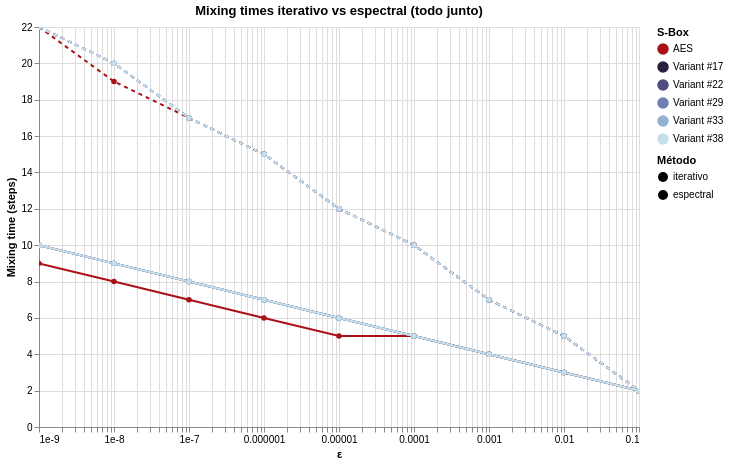

Notebook code for this chart:
### Code cell
chart_spec = compare_mixing_times_spectrals_altair(
    specs,
    epsilons=[10**(-i) for i in range(1,10)],
    max_steps=10000,
    log_scale=True,
)
chart_spec

### Figure 1 — Vega-Lite specification as saved in the notebook (floating-point values rounded to 4 significant figures)
{"config": {"view": {"continuousWidth": 300, "continuousHeight": 300}}, "data": {"name": "data-84c4c33911f1de7519d982d3e25fa9a6"}, "mark": {"type": "line", "point": true}, "encoding": {"color": {"field": "S-Box", "legend": {"title": "S-Box"}, "scale": {"domain": ["AES", "Variant #17", "Variant #22", "Variant #29", "Variant #33", "Variant #38"], "range": ["#aa1016", "#2b1f3e", "#504c7f", "#707fb1", "#95b1d2", "#c7dfeb"]}, "type": "nominal"}, "strokeDash": {"field": "Método", "legend": {"title": "Método"}, "scale": {"domain": ["iterativo", "espectral"], "range": [[], [4, 4]]}, "type": "nominal"}, "tooltip": [{"field": "S-Box", "type": "nominal"}, {"field": "Método", "type": "nominal"}, {"field": "ε", "type": "quantitative"}, {"field": "Mixing time", "type": "quantitative"}], "x": {"field": "ε", "scale": {"type": "log"}, "title": "ε", "type": "quantitative"}, "y": {"field": "Mixing time", "title": "Mixing time (steps)", "type": "quantitative"}}, "height": 400, "params": [{"name": "param_28", "select": {"type": "interval", "encodings": ["x", "y"]}, "bind": "scales"}], "title": "Mixing times iterativo vs espectral (todo junto)", "width": 600, "$schema": "https://vega.github.io/schema/vega-lite/v5.20.1.json", "datasets": {"data-84c4c33911f1de7519d982d3e25fa9a6": [{"ε": 0.1, "S-Box": "AES", "Método": "iterativo", "Mixing time": 2}, {"ε": 0.1, "S-Box": "AES", "Método": "espectral", "Mixing time": 2}, {"ε": 0.01, "S-Box": "AES", "Método": "iterativo", "Mixing time": 3}, {"ε": 0.01, "S-Box": "AES", "Método": "espectral", "Mixing time": 5}, {"ε": 0.001, "S-Box": "AES", "Método": "iterativo", "Mixing time": 4}, {"ε": 0.001, "S-Box": "AES", "Método": "espectral", "Mixing time": 7}, {"ε": 0.0001, "S-Box": "AES", "Método": "iterativo", "Mixing time": 5}, {"ε": 0.0001, "S-Box": "AES", "Método": "espectral", "Mixing time": 10}, {"ε": 1e-05, "S-Box": "AES", "Método": "iterativo", "Mixing time": 5}, {"ε": 1e-05, "S-Box": "AES", "Método": "espectral", "Mixing time": 12}, {"ε": 1e-06, "S-Box": "AES", "Método": "iterativo", "Mixing time": 6}, {"ε": 1e-06, "S-Box": "AES", "Método": "espectral", "Mixing time": 15}, {"ε": 1e-07, "S-Box": "AES", "Método": "iterativo", "Mixing time": 7}, {"ε": 1e-07, "S-Box": "AES", "Método": "espectral", "Mixing time": 17}, {"ε": 1e-08, "S-Box": "AES", "Método": "iterativo", "Mixing time": 8}, {"ε": 1e-08, "S-Box": "AES", "Método": "espectral", "Mixing time": 19}, {"ε": 1e-09, "S-Box": "AES", "Método": "iterativo", "Mixing time": 9}, {"ε": 1e-09, "S-Box": "AES", "Método": "espectral", "Mixing time": 22}, {"ε": 0.1, "S-Box": "Variant #17", "Método": "iterativo", "Mixing time": 2}, {"ε": 0.1, "S-Box": "Variant #17", "Método": "espectral", "Mixing time": 2}, {"ε": 0.01, "S-Box": "Variant #17", "Método": "iterativo", "Mixing time": 3}, {"ε": 0.01, "S-Box": "Variant #17", "Método": "espectral", "Mixing time": 5}, {"ε": 0.001, "S-Box": "Variant #17", "Método": "iterativo", "Mixing time": 4}, {"ε": 0.001, "S-Box": "Variant #17", "Método": "espectral", "Mixing time": 7}, {"ε": 0.0001, "S-Box": "Variant #17", "Método": "iterativo", "Mixing time": 5}, {"ε": 0.0001, "S-Box": "Variant #17", "Método": "espectral", "Mixing time": 10}, {"ε": 1e-05, "S-Box": "Variant #17", "Método": "iterativo", "Mixing time": 6}, {"ε": 1e-05, "S-Box": "Variant #17", "Método": "espectral", "Mixing time": 12}, {"ε": 1e-06, "S-Box": "Variant #17", "Método": "iterativo", "Mixing time": 7}, {"ε": 1e-06, "S-Box": "Variant #17", "Método": "espectral", "Mixing time": 15}, {"ε": 1e-07, "S-Box": "Variant #17", "Método": "iterativo", "Mixing time": 8}, {"ε": 1e-07, "S-Box": "Variant #17", "Método": "espectral", "Mixing time": 17}, {"ε": 1e-08, "S-Box": "Variant #17", "Método": "iterativo", "Mixing time": 9}, {"ε": 1e-08, "S-Box": "Variant #17", "Método": "espectral", "Mixing time": 20}, {"ε": 1e-09, "S-Box": "Variant #17", "Método": "iterativo", "Mixing time": 10}, {"ε": 1e-09, "S-Box": "Variant #17", "Método": "espectral", "Mixing time": 22}, {"ε": 0.1, "S-Box": "Variant #22", "Método": "iterativo", "Mixing time": 2}, {"ε": 0.1, "S-Box": "Variant #22", "Método": "espectral", "Mixing time": 2}, {"ε": 0.01, "S-Box": "Variant #22", "Método": "iterativo", "Mixing time": 3}, {"ε": 0.01, "S-Box": "Variant #22", "Método": "espectral", "Mixing time": 5}, {"ε": 0.001, "S-Box": "Variant #22", "Método": "iterativo", "Mixing time": 4}, {"ε": 0.001, "S-Box": "Variant #22", "Método": "espectral", "Mixing time": 7}, {"ε": 0.0001, "S-Box": "Variant #22", "Método": "iterativo", "Mixing time": 5}, {"ε": 0.0001, "S-Box": "Variant #22", "Método": "espectral", "Mixing time": 10}, {"ε": 1e-05, "S-Box": "Variant #22", "Método": "iterativo", "Mixing time": 6}, {"ε": 1e-05, "S-Box": "Variant #22", "Método": "espectral", "Mixing time": 12}, {"ε": 1e-06, "S-Box": "Variant #22", "Método": "iterativo", "Mixing time": 7}, {"ε": 1e-06, "S-Box": "Variant #22", "Método": "espectral", "Mixing time": 15}, {"ε": 1e-07, "S-Box": "Variant #22", "Método": "iterativo", "Mixing time": 8}, {"ε": 1e-07, "S-Box": "Variant #22", "Método": "espectral", "Mixing time": 17}, {"ε": 1e-08, "S-Box": "Variant #22", "Método": "iterativo", "Mixing time": 9}, {"ε": 1e-08, "S-Box": "Variant #22", "Método": "espectral", "Mixing time": 20}, {"ε": 1e-09, "S-Box": "Variant #22", "Método": "iterativo", "Mixing time": 10}, {"ε": 1e-09, "S-Box": "Variant #22", "Método": "espectral", "Mixing time": 22}, {"ε": 0.1, "S-Box": "Variant #29", "Método": "iterativo", "Mixing time": 2}, {"ε": 0.1, "S-Box": "Variant #29", "Método": "espectral", "Mixing time": 2}, {"ε": 0.01, "S-Box": "Variant #29", "Método": "iterativo", "Mixing time": 3}, {"ε": 0.01, "S-Box": "Variant #29", "Método": "espectral", "Mixing time": 5}, {"ε": 0.001, "S-Box": "Variant #29", "Método": "iterativo", "Mixing time": 4}, {"ε": 0.001, "S-Box": "Variant #29", "Método": "espectral", "Mixing time": 7}, {"ε": 0.0001, "S-Box": "Variant #29", "Método": "iterativo", "Mixing time": 5}, {"ε": 0.0001, "S-Box": "Variant #29", "Método": "espectral", "Mixing time": 10}, {"ε": 1e-05, "S-Box": "Variant #29", "Método": "iterativo", "Mixing time": 6}, {"ε": 1e-05, "S-Box": "Variant #29", "Método": "espectral", "Mixing time": 12}, {"ε": 1e-06, "S-Box": "Variant #29", "Método": "iterativo", "Mixing time": 7}, {"ε": 1e-06, "S-Box": "Variant #29", "Método": "espectral", "Mixing time": 15}, {"ε": 1e-07, "S-Box": "Variant #29", "Método": "iterativo", "Mixing time": 8}, {"ε": 1e-07, "S-Box": "Variant #29", "Método": "espectral", "Mixing time": 17}, {"ε": 1e-08, "S-Box": "Variant #29", "Método": "iterativo", "Mixing time": 9}, {"ε": 1e-08, "S-Box": "Variant #29", "Método": "espectral", "Mixing time": 20}, {"ε": 1e-09, "S-Box": "Variant #29", "Método": "iterativo", "Mixing time": 10}, {"ε": 1e-09, "S-Box": "Variant #29", "Método": "espectral", "Mixing time": 22}, {"ε": 0.1, "S-Box": "Variant #33", "Método": "iterativo", "Mixing time": 2}, {"ε": 0.1, "S-Box": "Variant #33", "Método": "espectral", "Mixing time": 2}, {"ε": 0.01, "S-Box": "Variant #33", "Método": "iterativo", "Mixing time": 3}, {"ε": 0.01, "S-Box": "Variant #33", "Método": "espectral", "Mixing time": 5}, {"ε": 0.001, "S-Box": "Variant #33", "Método": "iterativo", "Mixing time": 4}, {"ε": 0.001, "S-Box": "Variant #33", "Método": "espectral", "Mixing time": 7}, {"ε": 0.0001, "S-Box": "Variant #33", "Método": "iterativo", "Mixing time": 5}, {"ε": 0.0001, "S-Box": "Variant #33", "Método": "espectral", "Mixing time": 10}, {"ε": 1e-05, "S-Box": "Variant #33", "Método": "iterativo", "Mixing time": 6}, {"ε": 1e-05, "S-Box": "Variant #33", "Método": "espectral", "Mixing time": 12}, {"ε": 1e-06, "S-Box": "Variant #33", "Método": "iterativo", "Mixing time": 7}, {"ε": 1e-06, "S-Box": "Variant #33", "Método": "espectral", "Mixing time": 15}, {"ε": 1e-07, "S-Box": "Variant #33", "Método": "iterativo", "Mixing time": 8}, {"ε": 1e-07, "S-Box": "Variant #33", "Método": "espectral", "Mixing time": 17}, {"ε": 1e-08, "S-Box": "Variant #33", "Método": "iterativo", "Mixing time": 9}, {"ε": 1e-08, "S-Box": "Variant #33", "Método": "espectral", "Mixing time": 20}, {"ε": 1e-09, "S-Box": "Variant #33", "Método": "iterativo", "Mixing time": 10}, {"ε": 1e-09, "S-Box": "Variant #33", "Método": "espectral", "Mixing time": 22}, {"ε": 0.1, "S-Box": "Variant #38", "Método": "iterativo", "Mixing time": 2}, {"ε": 0.1, "S-Box": "Variant #38", "Método": "espectral", "Mixing time": 2}, {"ε": 0.01, "S-Box": "Variant #38", "Método": "iterativo", "Mixing time": 3}, {"ε": 0.01, "S-Box": "Variant #38", "Método": "espectral", "Mixing time": 5}, {"ε": 0.001, "S-Box": "Variant #38", "Método": "iterativo", "Mixing time": 4}, {"ε": 0.001, "S-Box": "Variant #38", "Método": "espectral", "Mixing time": 7}, {"ε": 0.0001, "S-Box": "Variant #38", "Método": "iterativo", "Mixing time": 5}, {"ε": 0.0001, "S-Box": "Variant #38", "Método": "espectral", "Mixing time": 10}, {"ε": 1e-05, "S-Box": "Variant #38", "Método": "iterativo", "Mixing time": 6}, {"ε": 1e-05, "S-Box": "Variant #38", "Método": "espectral", "Mixing time": 12}, {"ε": 1e-06, "S-Box": "Variant #38", "Método": "iterativo", "Mixing time": 7}, {"ε": 1e-06, "S-Box": "Variant #38", "Método": "espectral", "Mixing time": 15}, {"ε": 1e-07, "S-Box": "Variant #38", "Método": "iterativo", "Mixing time": 8}, {"ε": 1e-07, "S-Box": "Variant #38", "Método": "espectral", "Mixing time": 17}, {"ε": 1e-08, "S-Box": "Variant #38", "Método": "iterativo", "Mixing time": 9}, {"ε": 1e-08, "S-Box": "Variant #38", "Método": "espectral", "Mixing time": 20}, {"ε": 1e-09, "S-Box": "Variant #38", "Método": "iterativo", "Mixing time": 10}, {"ε": 1e-09, "S-Box": "Variant #38", "Método": "espectral", "Mixing time": 22}]}}
